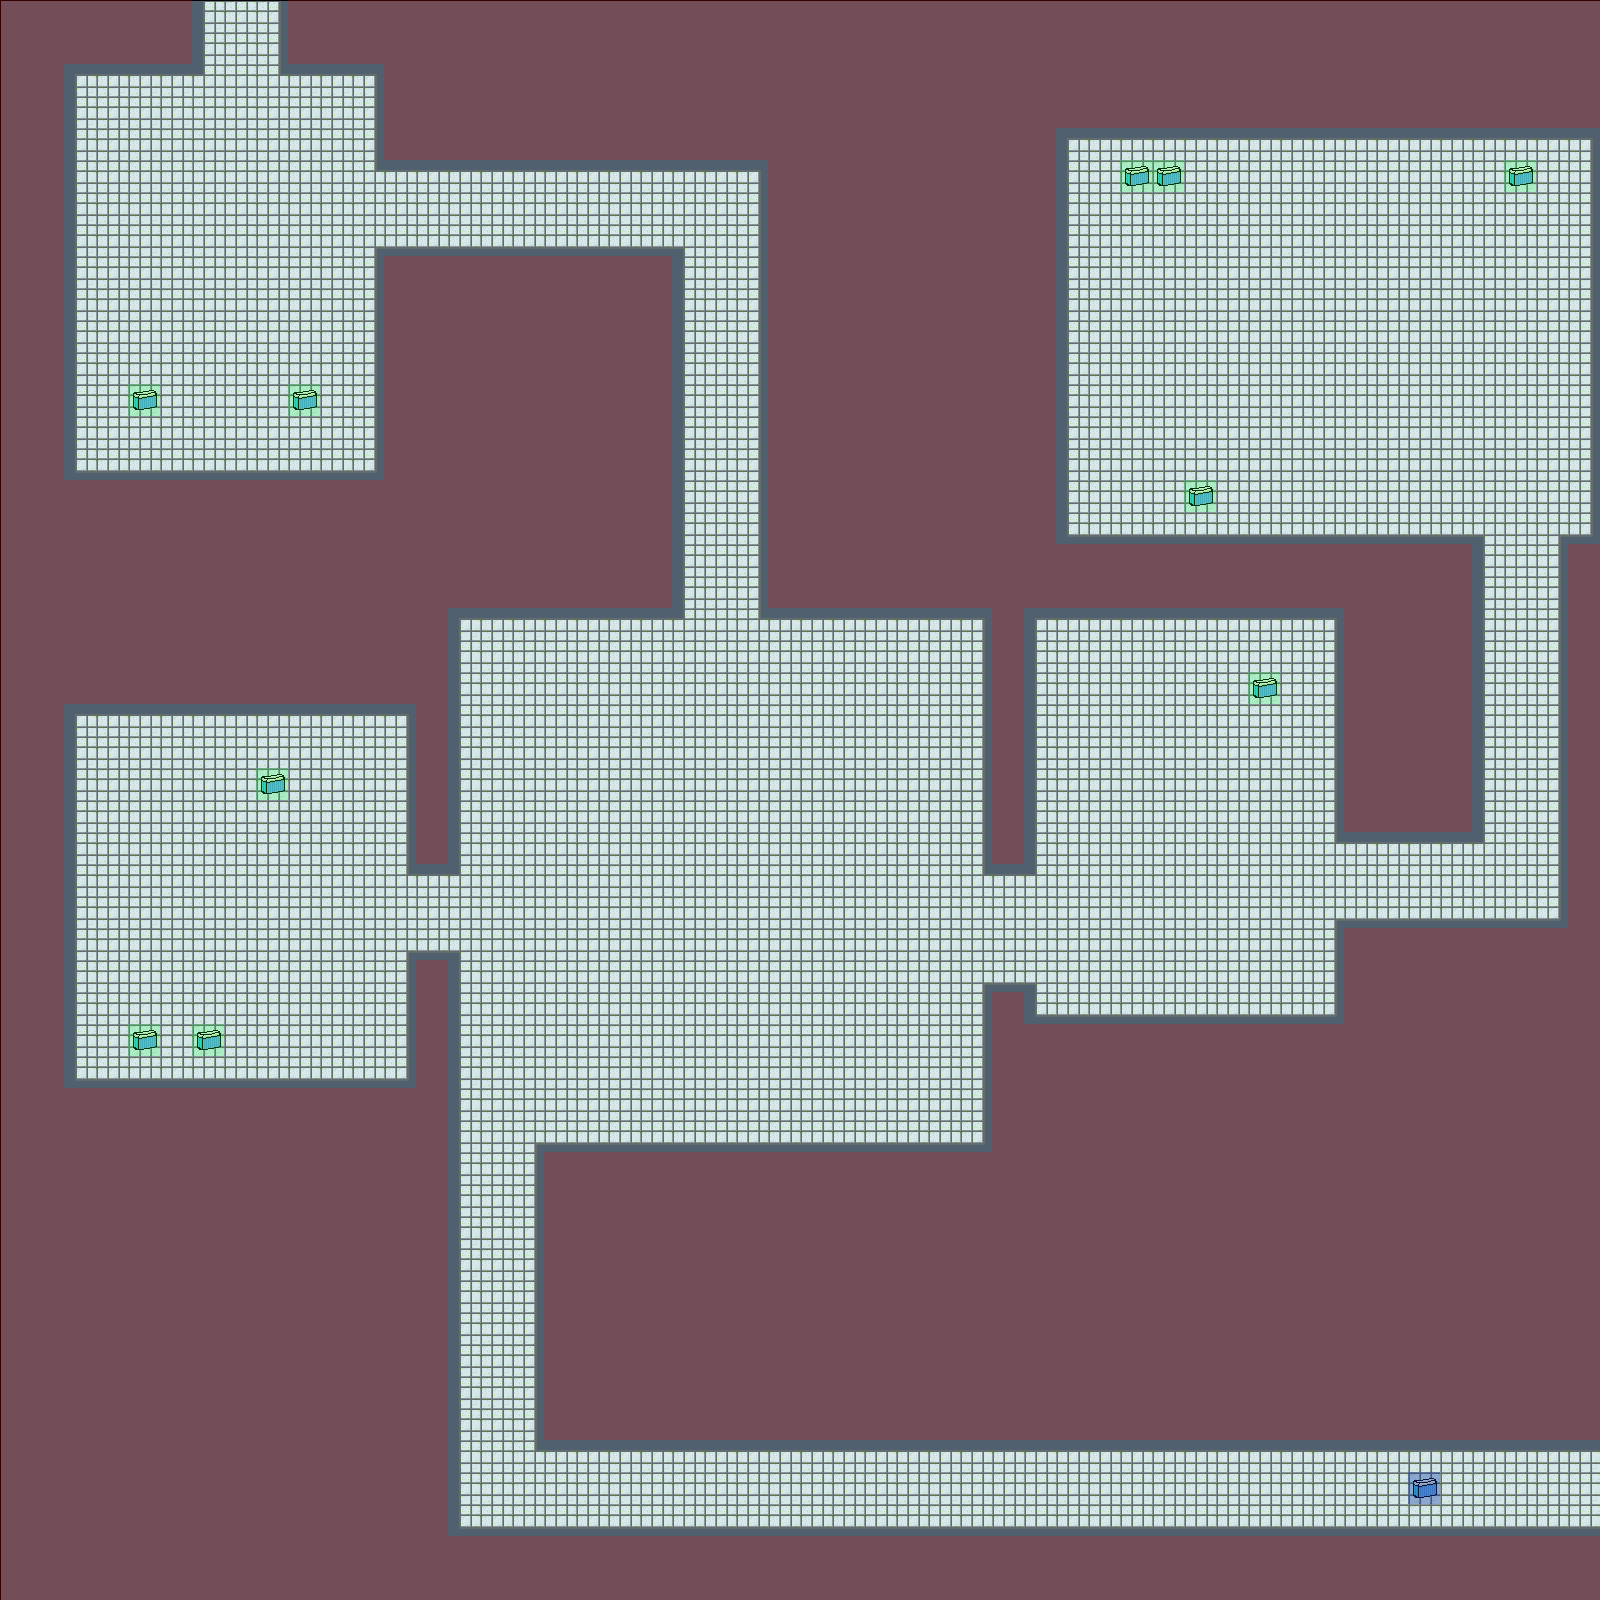

Rendered tile map (Tiled .tmx) drawn with the repository's tilesets; below, a short description and the map source with its tile grids summarised:
An orthogonal 50x50 tile map with 32x32 px tiles, 3 tile layers (Background, Foreground, Meta), 3 tilesets and 2 objects (SpawnPoint, MoveableOne).

<map version="1.0" orientation="orthogonal" width="50" height="50" tilewidth="32" tileheight="32">
 <tileset firstgid="1" name="tmw_desert_spacing" tilewidth="32" tileheight="32" spacing="1" margin="1">
  <image source="tmw_desert_spacing.png" width="265" height="199" />
 </tileset>
 <tileset firstgid="49" name="meta_tiles" tilewidth="32" tileheight="32" spacing="1" margin="1">
  <image source="meta_tiles.png" width="100" height="34" />
  <tile id="0">
   <properties>
    <property name="Collidable" value="True" />
   </properties>
  </tile>
  <tile id="1">
   <properties>
    <property name="Collectable" value="True" />
   </properties>
  </tile>
  <tile id="2">
   <properties>
    <property name="Conversable" value="True" />
   </properties>
  </tile>
 </tileset>
 <tileset firstgid="52" name="lab" tilewidth="32" tileheight="32" spacing="1" margin="1">
  <tileoffset x="1" y="1" />
  <image source="tmw_lab_spacing.png" width="265" height="199" />
  <tile id="20">
   <properties>
    <property name="Moveable" value="False" />
   </properties>
  </tile>
 </tileset>
 <layer name="Background" width="50" height="50">
  <data>[2500 cells, 2500 non-empty, 14 distinct tile ids]</data>
 </layer>
 <objectgroup name="Objects" width="50" height="50">
  <object name="SpawnPoint" x="236" y="45" />
  <object name="MoveableOne" x="368" y="81" />
 </objectgroup>
 <layer name="Foreground" width="50" height="50">
  <data>[2500 cells, 11 non-empty, 1 distinct tile ids]</data>
 </layer>
 <layer name="Meta" width="50" height="50">
  <data>[2500 cells, 1344 non-empty, 3 distinct tile ids]</data>
 </layer>
</map>
